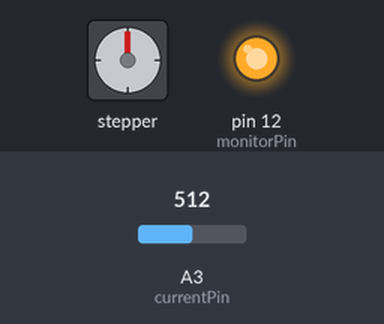
This sketch was run on a simulated Arduino Uno, built with avr-gcc and run on an emulated ATmega328P. Shown: stepper motor, output pins drawn as LEDs (lit = HIGH). Wiring (inferred from the names in the program): stepper motor driver (200 steps per turn assumed): step pin 3; direction pin 11. The inputs (shaded band) are chosen by the test bench; at power-on: A3 (currentPin) = 512. Pins used as bus, display or sensor lines are not drawn; what the sketch prints to the serial monitor is not drawn. At 0.0 s the program stops and its outputs stay as they are.

Above: at 0.1 s.
Timing chart, 0 to 1.5 s (numbered marks = the images above):
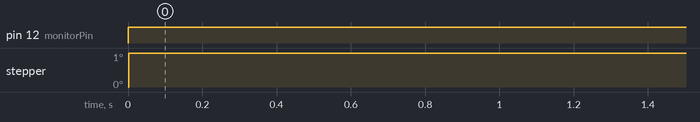

The sketch:

ClinicStepperMotorCalWorking.ino
```cpp
// Define step and direction pins
#define stepPin 3
#define dirPin 11
#define monitorPin 12
#define currentPin A3

unsigned long timerVal = 0;
unsigned int pulseDelay = 1000; // Microseconds
int sampleVal = 0;
int sampleVal2 = 0;
int sampleVal3 = 0;
int sampleVal4 = 0;
int sampleVal5 = 0;
int avg = 0;


void setup() {
  // Set step and direction pins as OUTPUT
  pinMode(stepPin, OUTPUT);
  pinMode(dirPin, OUTPUT);
  pinMode(monitorPin, OUTPUT);
  Serial.begin(115200);

  // Set initial direction (HIGH or LOW) based on your motor's rotation direction
  digitalWrite(dirPin, HIGH); // Change to LOW if needed

  // Monitor pin goes high when the current sense is being sampled
  digitalWrite(monitorPin, LOW);
}

void loop() {
  // Generate a step pulse
  digitalWrite(stepPin, HIGH);
  delayMicroseconds(1000); // Adjust delay as needed for your motor's speed
  digitalWrite(stepPin, LOW);
  // Log timing
  digitalWrite(monitorPin, HIGH);
  timerVal = micros();
  // Sample the current sense pin
  sampleVal = analogRead(currentPin);
  sampleVal2 = analogRead(currentPin);
  sampleVal3 = analogRead(currentPin);
  sampleVal4 = analogRead(currentPin);
  sampleVal5 = analogRead(currentPin);
  avg = (sampleVal2+sampleVal2+sampleVal3+sampleVal4+sampleVal5)/5;
  float voltage =(avg*5.0)/1024.0;
  Serial.println(voltage);
   if (voltage >= 2.46) {
        // infinite loop.
        while(1) {}
    }

  digitalWrite(monitorPin, LOW);
  delayMicroseconds(pulseDelay - (micros() - timerVal)); // Adjust delay as needed for your motor's speed
}
```

Measured:
- by itself, pin 12 (monitorPin): LOW → HIGH at 0.00 s
